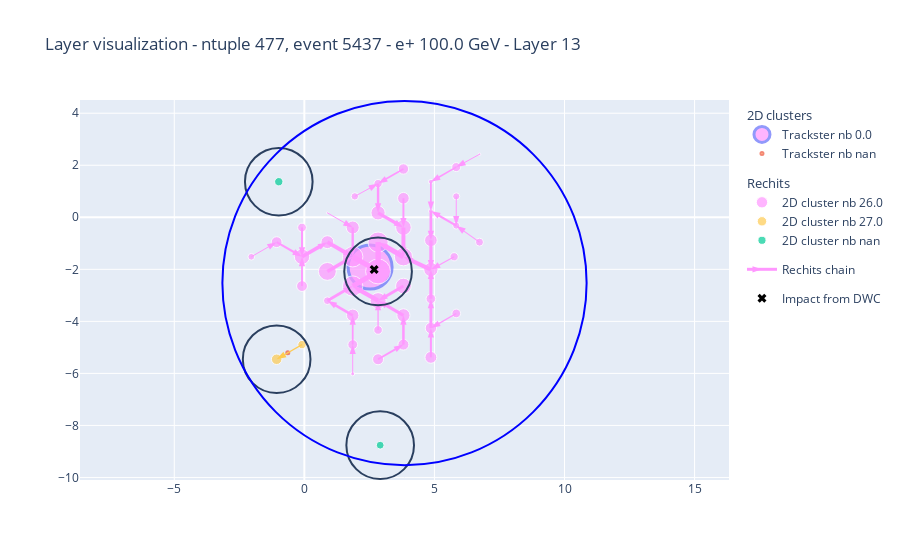

The cell this chart's notebook holds for it:
### Code cell
vis_layer = (LayerVisualization(event, layerNb=13) #layer 13 (weird clus pos), layer 10 : double layer cluster
    .add2DClusters()
    .addRechits()
    .addImpactPoint()
    .addCircleSearchForComputingClusterPosition()
    .addDetectorExtent()
    )

vis_layer.fig.show()

### Figure 1 — Plotly figure (JSON) as saved in the notebook; plotly's stock layout.template omitted (floating-point values rounded to 4 significant figures; data arrays with more than 128 entries replaced by an {"elided": "..."} marker saying what was removed)
{"data": [{"customdata": [[7.086, 13.55, 0.03742, "Follower"]], "hovertemplate": "2D cluster : %{customdata[3]}<br>Energy: %{customdata[0]:.2g} GeV<br>Rho: %{customdata[1]:.2g} GeV<br>Delta: %{customdata[2]:.2g} cm<br>Size: %{marker.size}", "legendgroup": "cluster2D", "legendgrouptitle": {"text": "2D clusters"}, "marker": {"color": ["#FF97FF"], "line": {"color": "#636EFA", "width": 3}, "size": [44], "symbol": "circle"}, "mode": "markers", "name": "Trackster nb 0.0", "type": "scatter", "x": [2.527], "y": [-1.913]}, {"customdata": [[0.08907, 0.1491, 0.6138, "Follower"]], "hovertemplate": "2D cluster : %{customdata[3]}<br>Energy: %{customdata[0]:.2g} GeV<br>Rho: %{customdata[1]:.2g} GeV<br>Delta: %{customdata[2]:.2g} cm<br>Size: %{marker.size}", "legendgroup": "cluster2D", "legendgrouptitle": {"text": "2D clusters"}, "marker": {"color": ["#FECB52"], "line": {"color": "#EF553B", "width": 3}, "size": [2], "symbol": "circle"}, "mode": "markers", "name": "Trackster nb nan", "type": "scatter", "x": [-0.636], "y": [-5.209]}, {"customdata": {"elided": "44x4 str values"}, "hovertemplate": "Rechit : %{customdata[3]}<br>Energy: %{customdata[0]:.2g} GeV<br>Rho: %{customdata[1]:.2g} GeV<br>Delta: %{customdata[2]:.2g} cm", "legendgroup": "rechits", "legendgrouptitle": {"text": "Rechits"}, "marker": {"color": "#FF97FF", "size": [15.71, 13.18, 10.98, 10.44, 11.64, 15.59, 18.21, 16.09, 8.573, 11.04, 8.285, 14.22, 20.24, 25.0, 12.47, 9.754, 3.989, 13.07, 20.4, 20.34, 2.0, 12.88, 17.87, 7.752, 8.747, 15.41, 10.85, 10.87, 6.683, 7.993, 2.57, 8.274, 8.706, 9.023, 7.081, 7.082, 14.3, 9.745, 11.86, 4.757, 4.586, 12.63, 7.371, 11.35], "symbol": "circle"}, "mode": "markers", "name": "2D cluster nb 26.0", "type": "scatter", "x": [3.808, 3.808, 3.808, 3.808, 3.808, 3.808, 3.808, 2.834, 2.834, 2.834, 2.834, 2.834, 2.834, 2.834, 1.859, 1.859, 1.859, 1.859, 1.859, 1.859, 0.8851, 0.8851, 0.8851, 0.8851, -0.0895, -0.0895, -0.0895, -1.064, -2.038, 6.732, 6.732, 5.757, 5.839, 5.839, 5.839, 5.839, 4.864, 4.864, 4.864, 4.864, 4.864, 4.864, 1.941, 4.864], "y": [-2.643, -3.768, -4.894, 1.858, 0.7324, -0.3926, -1.518, -3.206, -4.331, -5.456, 1.295, 0.1699, -0.9554, -2.08, -3.768, -4.894, -6.019, -0.3926, -1.518, -2.643, 0.1699, -0.9554, -2.08, -3.206, -0.3926, -1.518, -2.643, -0.9554, -1.518, -0.9554, 2.42, -1.518, -3.696, 1.93, 0.8047, -0.3203, -2.008, -3.133, -5.384, 1.367, 0.2422, -0.883, 0.8047, -4.258]}, {"hoverinfo": "skip", "legendgroup": "rechits_chain", "line": {"width": 2.989}, "marker": {"angleref": "previous", "color": "#FF97FF", "size": 10, "symbol": "arrow"}, "mode": "markers+lines", "name": "Rechits chain", "showlegend": true, "type": "scatter", "x": [3.808, 2.834], "y": [-2.643, -3.206]}, {"hoverinfo": "skip", "legendgroup": "rechits_chain", "line": {"width": 3.147}, "marker": {"angleref": "previous", "color": "#FF97FF", "size": 10, "symbol": "arrow"}, "mode": "markers+lines", "name": "Rechits chain", "showlegend": false, "type": "scatter", "x": [3.808, 2.834], "y": [-3.768, -3.206]}, {"hoverinfo": "skip", "legendgroup": "rechits_chain", "line": {"width": 2.531}, "marker": {"angleref": "previous", "color": "#FF97FF", "size": 10, "symbol": "arrow"}, "mode": "markers+lines", "name": "Rechits chain", "showlegend": false, "type": "scatter", "x": [3.808, 3.808], "y": [-4.894, -3.768]}, {"hoverinfo": "skip", "legendgroup": "rechits_chain", "line": {"width": 1.699}, "marker": {"angleref": "previous", "color": "#FF97FF", "size": 10, "symbol": "arrow"}, "mode": "markers+lines", "name": "Rechits chain", "showlegend": false, "type": "scatter", "x": [3.808, 2.834], "y": [1.858, 1.295]}, {"hoverinfo": "skip", "legendgroup": "rechits_chain", "line": {"width": 1.992}, "marker": {"angleref": "previous", "color": "#FF97FF", "size": 10, "symbol": "arrow"}, "mode": "markers+lines", "name": "Rechits chain", "showlegend": false, "type": "scatter", "x": [3.808, 3.808], "y": [0.7324, -0.3926]}, {"hoverinfo": "skip", "legendgroup": "rechits_chain", "line": {"width": 3.945}, "marker": {"angleref": "previous", "color": "#FF97FF", "size": 10, "symbol": "arrow"}, "mode": "markers+lines", "name": "Rechits chain", "showlegend": false, "type": "scatter", "x": [3.808, 3.808], "y": [-0.3926, -1.518]}, {"hoverinfo": "skip", "legendgroup": "rechits_chain", "line": {"width": 5.029}, "marker": {"angleref": "previous", "color": "#FF97FF", "size": 10, "symbol": "arrow"}, "mode": "markers+lines", "name": "Rechits chain", "showlegend": false, "type": "scatter", "x": [3.808, 2.834], "y": [-1.518, -0.9554]}, {"hoverinfo": "skip", "legendgroup": "rechits_chain", "line": {"width": 4.226}, "marker": {"angleref": "previous", "color": "#FF97FF", "size": 10, "symbol": "arrow"}, "mode": "markers+lines", "name": "Rechits chain", "showlegend": false, "type": "scatter", "x": [2.834, 1.859], "y": [-3.206, -2.643]}, {"hoverinfo": "skip", "legendgroup": "rechits_chain", "line": {"width": 1.241}, "marker": {"angleref": "previous", "color": "#FF97FF", "size": 10, "symbol": "arrow"}, "mode": "markers+lines", "name": "Rechits chain", "showlegend": false, "type": "scatter", "x": [2.834, 2.834], "y": [-4.331, -3.206]}, {"hoverinfo": "skip", "legendgroup": "rechits_chain", "line": {"width": 1.845}, "marker": {"angleref": "previous", "color": "#FF97FF", "size": 10, "symbol": "arrow"}, "mode": "markers+lines", "name": "Rechits chain", "showlegend": false, "type": "scatter", "x": [2.834, 3.808], "y": [-5.456, -4.894]}, {"hoverinfo": "skip", "legendgroup": "rechits_chain", "line": {"width": 2.422}, "marker": {"angleref": "previous", "color": "#FF97FF", "size": 10, "symbol": "arrow"}, "mode": "markers+lines", "name": "Rechits chain", "showlegend": false, "type": "scatter", "x": [2.834, 2.834], "y": [1.295, 0.1699]}, {"hoverinfo": "skip", "legendgroup": "rechits_chain", "line": {"width": 3.221}, "marker": {"angleref": "previous", "color": "#FF97FF", "size": 10, "symbol": "arrow"}, "mode": "markers+lines", "name": "Rechits chain", "showlegend": false, "type": "scatter", "x": [2.834, 3.808], "y": [0.1699, -0.3926]}, {"hoverinfo": "skip", "legendgroup": "rechits_chain", "line": {"width": 5.362}, "marker": {"angleref": "previous", "color": "#FF97FF", "size": 10, "symbol": "arrow"}, "mode": "markers+lines", "name": "Rechits chain", "showlegend": false, "type": "scatter", "x": [2.834, 2.834], "y": [-0.9554, -2.08]}, {"hoverinfo": "skip", "legendgroup": "rechits_chain", "line": {"width": 2.69}, "marker": {"angleref": "previous", "color": "#FF97FF", "size": 10, "symbol": "arrow"}, "mode": "markers+lines", "name": "Rechits chain", "showlegend": false, "type": "scatter", "x": [1.859, 0.8851], "y": [-3.768, -3.206]}, {"hoverinfo": "skip", "legendgroup": "rechits_chain", "line": {"width": 1.748}, "marker": {"angleref": "previous", "color": "#FF97FF", "size": 10, "symbol": "arrow"}, "mode": "markers+lines", "name": "Rechits chain", "showlegend": false, "type": "scatter", "x": [1.859, 1.859], "y": [-4.894, -3.768]}, {"hoverinfo": "skip", "legendgroup": "rechits_chain", "line": {"width": 1}, "marker": {"angleref": "previous", "color": "#FF97FF", "size": 10, "symbol": "arrow"}, "mode": "markers+lines", "name": "Rechits chain", "showlegend": false, "type": "scatter", "x": [1.859, 1.859], "y": [-6.019, -4.894]}, {"hoverinfo": "skip", "legendgroup": "rechits_chain", "line": {"width": 2.406}, "marker": {"angleref": "previous", "color": "#FF97FF", "size": 10, "symbol": "arrow"}, "mode": "markers+lines", "name": "Rechits chain", "showlegend": false, "type": "scatter", "x": [1.859, 1.859], "y": [-0.3926, -1.518]}, {"hoverinfo": "skip", "legendgroup": "rechits_chain", "line": {"width": 5.058}, "marker": {"angleref": "previous", "color": "#FF97FF", "size": 10, "symbol": "arrow"}, "mode": "markers+lines", "name": "Rechits chain", "showlegend": false, "type": "scatter", "x": [1.859, 2.834], "y": [-1.518, -2.08]}, {"hoverinfo": "skip", "legendgroup": "rechits_chain", "line": {"width": 4.996}, "marker": {"angleref": "previous", "color": "#FF97FF", "size": 10, "symbol": "arrow"}, "mode": "markers+lines", "name": "Rechits chain", "showlegend": false, "type": "scatter", "x": [1.859, 2.834], "y": [-2.643, -2.08]}, {"hoverinfo": "skip", "legendgroup": "rechits_chain", "line": {"width": 1}, "marker": {"angleref": "previous", "color": "#FF97FF", "size": 10, "symbol": "arrow"}, "mode": "markers+lines", "name": "Rechits chain", "showlegend": false, "type": "scatter", "x": [0.8851, 1.859], "y": [0.1699, -0.3926]}, {"hoverinfo": "skip", "legendgroup": "rechits_chain", "line": {"width": 3.904}, "marker": {"angleref": "previous", "color": "#FF97FF", "size": 10, "symbol": "arrow"}, "mode": "markers+lines", "name": "Rechits chain", "showlegend": false, "type": "scatter", "x": [0.8851, 1.859], "y": [-0.9554, -1.518]}, {"hoverinfo": "skip", "legendgroup": "rechits_chain", "line": {"width": 3.519}, "marker": {"angleref": "previous", "color": "#FF97FF", "size": 10, "symbol": "arrow"}, "mode": "markers+lines", "name": "Rechits chain", "showlegend": false, "type": "scatter", "x": [0.8851, 1.859], "y": [-2.08, -1.518]}, {"hoverinfo": "skip", "legendgroup": "rechits_chain", "line": {"width": 2.866}, "marker": {"angleref": "previous", "color": "#FF97FF", "size": 10, "symbol": "arrow"}, "mode": "markers+lines", "name": "Rechits chain", "showlegend": false, "type": "scatter", "x": [0.8851, 1.859], "y": [-3.206, -2.643]}, {"hoverinfo": "skip", "legendgroup": "rechits_chain", "line": {"width": 1.931}, "marker": {"angleref": "previous", "color": "#FF97FF", "size": 10, "symbol": "arrow"}, "mode": "markers+lines", "name": "Rechits chain", "showlegend": false, "type": "scatter", "x": [-0.0895, -0.0895], "y": [-0.3926, -1.518]}, {"hoverinfo": "skip", "legendgroup": "rechits_chain", "line": {"width": 3.68}, "marker": {"angleref": "previous", "color": "#FF97FF", "size": 10, "symbol": "arrow"}, "mode": "markers+lines", "name": "Rechits chain", "showlegend": false, "type": "scatter", "x": [-0.0895, 0.8851], "y": [-1.518, -0.9554]}, {"hoverinfo": "skip", "legendgroup": "rechits_chain", "line": {"width": 1.798}, "marker": {"angleref": "previous", "color": "#FF97FF", "size": 10, "symbol": "arrow"}, "mode": "markers+lines", "name": "Rechits chain", "showlegend": false, "type": "scatter", "x": [-0.0895, -0.0895], "y": [-2.643, -1.518]}, {"hoverinfo": "skip", "legendgroup": "rechits_chain", "line": {"width": 2.109}, "marker": {"angleref": "previous", "color": "#FF97FF", "size": 10, "symbol": "arrow"}, "mode": "markers+lines", "name": "Rechits chain", "showlegend": false, "type": "scatter", "x": [-1.064, -0.0895], "y": [-0.9554, -1.518]}, {"hoverinfo": "skip", "legendgroup": "rechits_chain", "line": {"width": 1}, "marker": {"angleref": "previous", "color": "#FF97FF", "size": 10, "symbol": "arrow"}, "mode": "markers+lines", "name": "Rechits chain", "showlegend": false, "type": "scatter", "x": [-2.038, -1.064], "y": [-1.518, -0.9554]}, {"hoverinfo": "skip", "legendgroup": "rechits_chain", "line": {"width": 1.099}, "marker": {"angleref": "previous", "color": "#FF97FF", "size": 10, "symbol": "arrow"}, "mode": "markers+lines", "name": "Rechits chain", "showlegend": false, "type": "scatter", "x": [6.732, 5.839], "y": [-0.9554, -0.3203]}, {"hoverinfo": "skip", "legendgroup": "rechits_chain", "line": {"width": 1}, "marker": {"angleref": "previous", "color": "#FF97FF", "size": 10, "symbol": "arrow"}, "mode": "markers+lines", "name": "Rechits chain", "showlegend": false, "type": "scatter", "x": [6.732, 5.839], "y": [2.42, 1.93]}, {"hoverinfo": "skip", "legendgroup": "rechits_chain", "line": {"width": 1.167}, "marker": {"angleref": "previous", "color": "#FF97FF", "size": 10, "symbol": "arrow"}, "mode": "markers+lines", "name": "Rechits chain", "showlegend": false, "type": "scatter", "x": [5.757, 4.864], "y": [-1.518, -2.008]}, {"hoverinfo": "skip", "legendgroup": "rechits_chain", "line": {"width": 1.273}, "marker": {"angleref": "previous", "color": "#FF97FF", "size": 10, "symbol": "arrow"}, "mode": "markers+lines", "name": "Rechits chain", "showlegend": false, "type": "scatter", "x": [5.839, 4.864], "y": [-3.696, -4.258]}, {"hoverinfo": "skip", "legendgroup": "rechits_chain", "line": {"width": 1.538}, "marker": {"angleref": "previous", "color": "#FF97FF", "size": 10, "symbol": "arrow"}, "mode": "markers+lines", "name": "Rechits chain", "showlegend": false, "type": "scatter", "x": [5.839, 4.864], "y": [1.93, 1.367]}, {"hoverinfo": "skip", "legendgroup": "rechits_chain", "line": {"width": 1}, "marker": {"angleref": "previous", "color": "#FF97FF", "size": 10, "symbol": "arrow"}, "mode": "markers+lines", "name": "Rechits chain", "showlegend": false, "type": "scatter", "x": [5.839, 5.839], "y": [0.8047, -0.3203]}, {"hoverinfo": "skip", "legendgroup": "rechits_chain", "line": {"width": 2.054}, "marker": {"angleref": "previous", "color": "#FF97FF", "size": 10, "symbol": "arrow"}, "mode": "markers+lines", "name": "Rechits chain", "showlegend": false, "type": "scatter", "x": [5.839, 4.864], "y": [-0.3203, 0.2422]}, {"hoverinfo": "skip", "legendgroup": "rechits_chain", "line": {"width": 4.166}, "marker": {"angleref": "previous", "color": "#FF97FF", "size": 10, "symbol": "arrow"}, "mode": "markers+lines", "name": "Rechits chain", "showlegend": false, "type": "scatter", "x": [4.864, 3.808], "y": [-2.008, -1.518]}, {"hoverinfo": "skip", "legendgroup": "rechits_chain", "line": {"width": 3.124}, "marker": {"angleref": "previous", "color": "#FF97FF", "size": 10, "symbol": "arrow"}, "mode": "markers+lines", "name": "Rechits chain", "showlegend": false, "type": "scatter", "x": [4.864, 4.864], "y": [-3.133, -2.008]}, {"hoverinfo": "skip", "legendgroup": "rechits_chain", "line": {"width": 2.046}, "marker": {"angleref": "previous", "color": "#FF97FF", "size": 10, "symbol": "arrow"}, "mode": "markers+lines", "name": "Rechits chain", "showlegend": false, "type": "scatter", "x": [4.864, 4.864], "y": [-5.384, -4.258]}, {"hoverinfo": "skip", "legendgroup": "rechits_chain", "line": {"width": 1.794}, "marker": {"angleref": "previous", "color": "#FF97FF", "size": 10, "symbol": "arrow"}, "mode": "markers+lines", "name": "Rechits chain", "showlegend": false, "type": "scatter", "x": [4.864, 4.864], "y": [1.367, 0.2422]}, {"hoverinfo": "skip", "legendgroup": "rechits_chain", "line": {"width": 2.716}, "marker": {"angleref": "previous", "color": "#FF97FF", "size": 10, "symbol": "arrow"}, "mode": "markers+lines", "name": "Rechits chain", "showlegend": false, "type": "scatter", "x": [4.864, 4.864], "y": [0.2422, -0.883]}, {"hoverinfo": "skip", "legendgroup": "rechits_chain", "line": {"width": 3.197}, "marker": {"angleref": "previous", "color": "#FF97FF", "size": 10, "symbol": "arrow"}, "mode": "markers+lines", "name": "Rechits chain", "showlegend": false, "type": "scatter", "x": [4.864, 4.864], "y": [-0.883, -2.008]}, {"hoverinfo": "skip", "legendgroup": "rechits_chain", "line": {"width": 1}, "marker": {"angleref": "previous", "color": "#FF97FF", "size": 10, "symbol": "arrow"}, "mode": "markers+lines", "name": "Rechits chain", "showlegend": false, "type": "scatter", "x": [1.941, 2.834], "y": [0.8047, 1.295]}, {"hoverinfo": "skip", "legendgroup": "rechits_chain", "line": {"width": 2.898}, "marker": {"angleref": "previous", "color": "#FF97FF", "size": 10, "symbol": "arrow"}, "mode": "markers+lines", "name": "Rechits chain", "showlegend": false, "type": "scatter", "x": [4.864, 4.864], "y": [-4.258, -3.133]}, {"customdata": [["0.033004176", "0.06103654", "1.1248636", "Follower"], ["0.056064725", "0.072566815", "3.4028235e+38", "Seed"]], "hovertemplate": "Rechit : %{customdata[3]}<br>Energy: %{customdata[0]:.2g} GeV<br>Rho: %{customdata[1]:.2g} GeV<br>Delta: %{customdata[2]:.2g} cm", "legendgroup": "rechits", "legendgrouptitle": {"text": "Rechits"}, "marker": {"color": "#FECB52", "size": [8.383, 10.55], "symbol": "circle"}, "mode": "markers", "name": "2D cluster nb 27.0", "type": "scatter", "x": [-0.0895, -1.064], "y": [-4.894, -5.456]}, {"hoverinfo": "skip", "legendgroup": "rechits_chain", "line": {"width": 1.194}, "marker": {"angleref": "previous", "color": "#FECB52", "size": 10, "symbol": "arrow"}, "mode": "markers+lines", "name": "Rechits chain", "showlegend": false, "type": "scatter", "x": [-0.0895, -1.064], "y": [-4.894, -5.456]}, {"customdata": [["0.029132694", "0.029132694", "3.4028235e+38", "Masked cluster seed"], ["0.032856345", "0.032856345", "1.9733912", "Masked cluster seed"]], "hovertemplate": "Rechit : %{customdata[3]}<br>Energy: %{customdata[0]:.2g} GeV<br>Rho: %{customdata[1]:.2g} GeV<br>Delta: %{customdata[2]:.2g} cm", "legendgroup": "rechits", "legendgrouptitle": {"text": "Rechits"}, "marker": {"color": "#00CC96", "size": [7.874, 8.365], "symbol": "circle"}, "mode": "markers", "name": "2D cluster nb nan", "type": "scatter", "x": [2.915, -0.9823], "y": [-8.759, 1.367]}, {"hoverinfo": "skip", "marker": {"color": "black", "size": 8, "symbol": "x"}, "mode": "markers", "name": "Impact from DWC", "type": "scatter", "x": [2.684], "y": [-2.009]}], "layout": {"autosize": true, "shapes": [{"type": "circle", "x0": 1.534, "x1": 4.134, "xref": "x", "y0": -3.38, "y1": -0.7805, "yref": "y"}, {"type": "circle", "x0": -2.364, "x1": 0.2364, "xref": "x", "y0": -6.756, "y1": -4.156, "yref": "y"}, {"type": "circle", "x0": 1.615, "x1": 4.215, "xref": "x", "y0": -10.06, "y1": -7.459, "yref": "y"}, {"type": "circle", "x0": -2.282, "x1": 0.3177, "xref": "x", "y0": 0.06725, "y1": 2.667, "yref": "y"}, {"line": {"color": "blue"}, "type": "circle", "x0": -3.15, "x1": 10.85, "xref": "x", "y0": -9.53, "y1": 4.47, "yref": "y"}], "title": {"text": "Layer visualization - ntuple 477, event 5437 - e+ 100.0 GeV - Layer 13"}, "yaxis": {"scaleanchor": "x", "scaleratio": 1}}}
